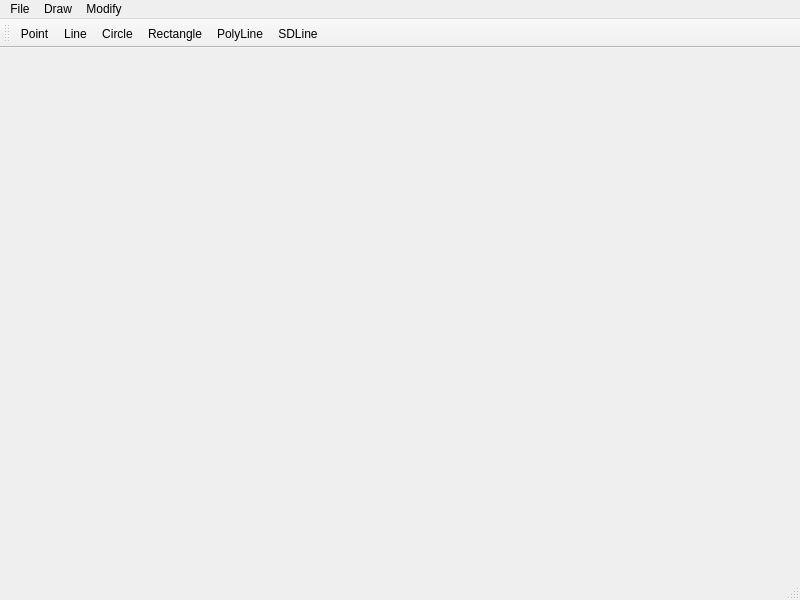
<?xml version="1.0" encoding="UTF-8"?>
<ui version="4.0">
 <class>MainWindow</class>
 <widget class="QMainWindow" name="MainWindow">
  <property name="geometry">
   <rect>
    <x>0</x>
    <y>0</y>
    <width>800</width>
    <height>600</height>
   </rect>
  </property>
  <property name="windowTitle">
   <string>MainWindow</string>
  </property>
  <widget class="QWidget" name="centralwidget"/>
  <widget class="QMenuBar" name="menubar">
   <property name="geometry">
    <rect>
     <x>0</x>
     <y>0</y>
     <width>800</width>
     <height>25</height>
    </rect>
   </property>
   <widget class="QMenu" name="menuDraw">
    <property name="title">
     <string>Draw</string>
    </property>
    <addaction name="actionPoint"/>
    <addaction name="actionLine"/>
    <addaction name="actionCircle"/>
    <addaction name="actionRectangle"/>
    <addaction name="actionPolyLine"/>
    <addaction name="actionSDLine"/>
   </widget>
   <widget class="QMenu" name="menuModify">
    <property name="title">
     <string>Modify</string>
    </property>
    <addaction name="actionSelect"/>
    <addaction name="actionDelete"/>
   </widget>
   <widget class="QMenu" name="menuFile">
    <property name="title">
     <string>File</string>
    </property>
    <addaction name="actionNew"/>
    <addaction name="actionOpen"/>
    <addaction name="actionSaveAs"/>
    <addaction name="actionSave"/>
    <addaction name="actionExit"/>
   </widget>
   <addaction name="menuFile"/>
   <addaction name="menuDraw"/>
   <addaction name="menuModify"/>
  </widget>
  <widget class="QStatusBar" name="statusbar"/>
  <widget class="QToolBar" name="toolBar">
   <property name="windowTitle">
    <string>toolBar</string>
   </property>
   <property name="styleSheet">
    <string notr="true">hover{background-color:gray}</string>
   </property>
   <property name="toolButtonStyle">
    <enum>Qt::ToolButtonTextUnderIcon</enum>
   </property>
   <attribute name="toolBarArea">
    <enum>TopToolBarArea</enum>
   </attribute>
   <attribute name="toolBarBreak">
    <bool>false</bool>
   </attribute>
   <addaction name="actionPoint"/>
   <addaction name="actionLine"/>
   <addaction name="actionCircle"/>
   <addaction name="actionRectangle"/>
   <addaction name="actionPolyLine"/>
   <addaction name="actionSDLine"/>
  </widget>
  <action name="actionLine">
   <property name="icon">
    <iconset resource="res.qrc">
     <normaloff>:/icon/icons/Line.png</normaloff>:/icon/icons/Line.png</iconset>
   </property>
   <property name="text">
    <string>Line</string>
   </property>
  </action>
  <action name="actionCircle">
   <property name="icon">
    <iconset resource="res.qrc">
     <normaloff>:/icon/icons/Circle.png</normaloff>:/icon/icons/Circle.png</iconset>
   </property>
   <property name="text">
    <string>Circle</string>
   </property>
  </action>
  <action name="actionRectangle">
   <property name="icon">
    <iconset resource="res.qrc">
     <normaloff>:/icon/icons/Restangle.png</normaloff>:/icon/icons/Restangle.png</iconset>
   </property>
   <property name="text">
    <string>Rectangle</string>
   </property>
  </action>
  <action name="actionSelect">
   <property name="icon">
    <iconset resource="res.qrc">
     <normaloff>:/icon/icons/Selection.png</normaloff>:/icon/icons/Selection.png</iconset>
   </property>
   <property name="text">
    <string>Select</string>
   </property>
  </action>
  <action name="actionDelete">
   <property name="icon">
    <iconset resource="res.qrc">
     <normaloff>:/icon/icons/Delete.png</normaloff>:/icon/icons/Delete.png</iconset>
   </property>
   <property name="text">
    <string>Delete</string>
   </property>
  </action>
  <action name="actionExit">
   <property name="icon">
    <iconset resource="res.qrc">
     <normaloff>:/icon/icons/Exit.png</normaloff>:/icon/icons/Exit.png</iconset>
   </property>
   <property name="text">
    <string>Exit</string>
   </property>
  </action>
  <action name="actionPoint">
   <property name="icon">
    <iconset resource="res.qrc">
     <normaloff>:/icon/icons/Target1.png</normaloff>:/icon/icons/Target1.png</iconset>
   </property>
   <property name="text">
    <string>Point</string>
   </property>
  </action>
  <action name="actionPolyLine">
   <property name="icon">
    <iconset resource="res.qrc">
     <normaloff>:/icon/icons/Angle.png</normaloff>:/icon/icons/Angle.png</iconset>
   </property>
   <property name="text">
    <string>PolyLine</string>
   </property>
  </action>
  <action name="actionSDLine">
   <property name="icon">
    <iconset resource="res.qrc">
     <normaloff>:/icon/icons/Curve.png</normaloff>:/icon/icons/Curve.png</iconset>
   </property>
   <property name="text">
    <string>SDLine</string>
   </property>
  </action>
  <action name="actionNew">
   <property name="icon">
    <iconset resource="res.qrc">
     <normaloff>:/icon/icons/file.png</normaloff>:/icon/icons/file.png</iconset>
   </property>
   <property name="text">
    <string>New</string>
   </property>
  </action>
  <action name="actionOpen">
   <property name="icon">
    <iconset resource="res.qrc">
     <normaloff>:/icon/icons/Open file.png</normaloff>:/icon/icons/Open file.png</iconset>
   </property>
   <property name="text">
    <string>Open</string>
   </property>
  </action>
  <action name="actionSaveAs">
   <property name="icon">
    <iconset resource="res.qrc">
     <normaloff>:/icon/icons/Save as.png</normaloff>:/icon/icons/Save as.png</iconset>
   </property>
   <property name="text">
    <string>SaveAs</string>
   </property>
  </action>
  <action name="actionSave">
   <property name="icon">
    <iconset resource="res.qrc">
     <normaloff>:/icon/icons/Save.png</normaloff>:/icon/icons/Save.png</iconset>
   </property>
   <property name="text">
    <string>Save</string>
   </property>
  </action>
 </widget>
 <resources>
  <include location="res.qrc"/>
 </resources>
 <connections/>
</ui>
